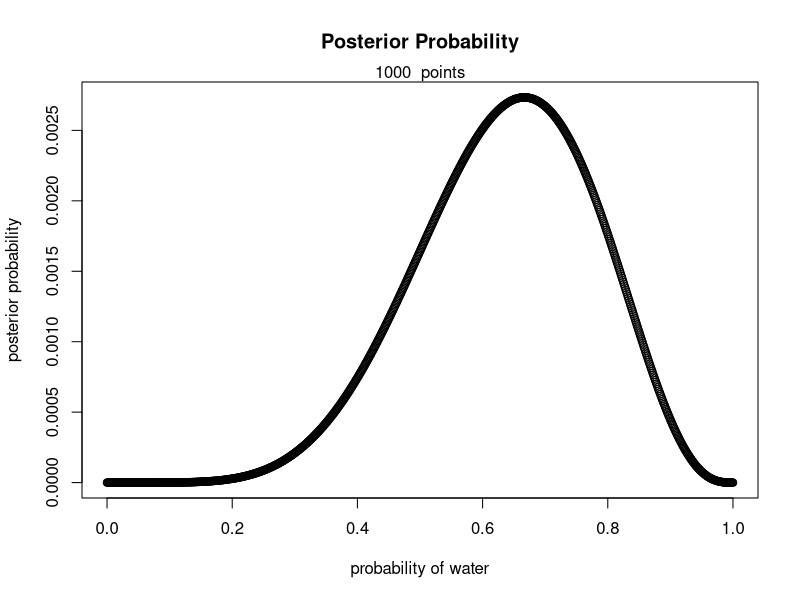

Recreate this plot in R.
# Variables
num_points <- 1000

# Define grid
p_grid <- seq(from = 0,
              to = 1,
              length.out = num_points)

# Define prior
prior <- rep(1, num_points)

# Compute likelihood at each value in grid
likelihood <- dbinom(6, size = 9, prob = p_grid)

# Compute product of likelihood and prior
unstandard_posterior <- likelihood * prior

# Standardize the posterior so it integrates to 1
posterior <- unstandard_posterior / sum(unstandard_posterior)

# Plot
png("imgs/grid_approximation_01.png")
plot(p_grid ,
     posterior ,
     type = "b" ,
     xlab = "probability of water" ,
     ylab = "posterior probability",
     main = "Posterior Probability")
mtext(paste(num_points, " points"))
dev.off()
